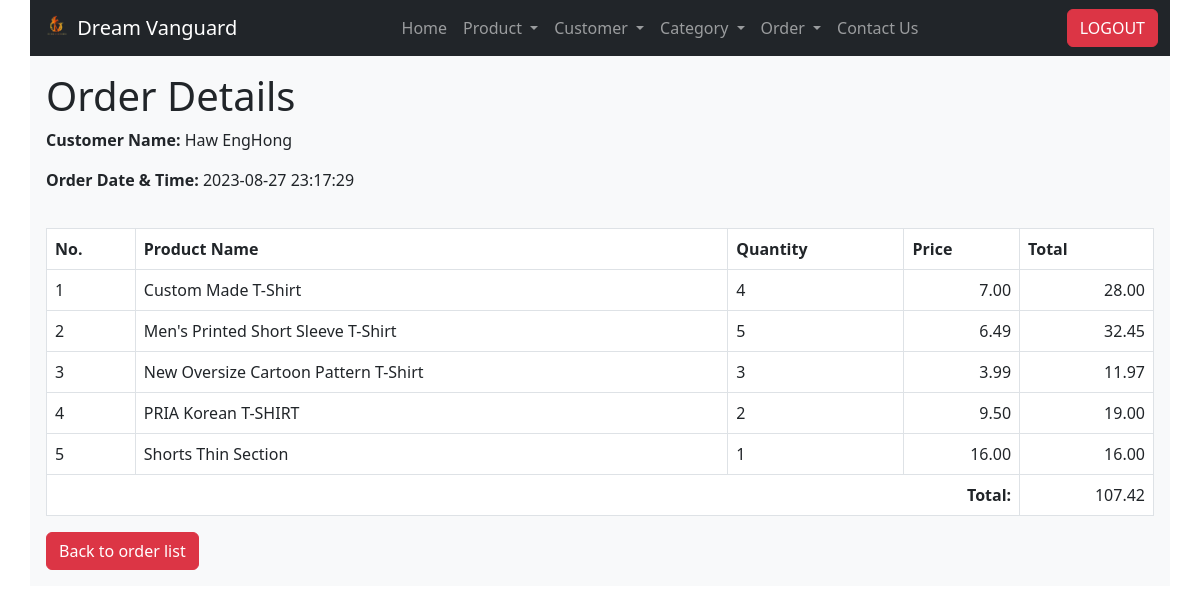
Screenshot of /order_read_one.php?id=101 (signed in) with the database file from the repository.
### tables this page shows
CREATE TABLE IF NOT EXISTS `order_summary` (
  `id` int NOT NULL AUTO_INCREMENT,
  `customer_id` int NOT NULL,
  `order_date` datetime NOT NULL,
  PRIMARY KEY (`id`)
);

CREATE TABLE IF NOT EXISTS `order_details` (
  `id` int NOT NULL AUTO_INCREMENT,
  `order_id` int NOT NULL,
  `product_id` int NOT NULL,
  `quantity` int NOT NULL,
  PRIMARY KEY (`id`),
  KEY `order_id` (`order_id`)
);

CREATE TABLE IF NOT EXISTS `products` (
  `id` int NOT NULL AUTO_INCREMENT,
  `name` varchar(128) NOT NULL,
  `description` text NOT NULL,
  `price` double NOT NULL,
  `created` datetime NOT NULL,
  `modified` timestamp NOT NULL DEFAULT CURRENT_TIMESTAMP ON UPDATE CURRENT_TIMESTAMP,
  `promotion_price` decimal(10,2) DEFAULT NULL,
  `manufacture_date` date DEFAULT NULL,
  `expired_date` date DEFAULT NULL,
  `category_id` int DEFAULT NULL,
  `image` varchar(255) NOT NULL,
  PRIMARY KEY (`id`)
);

### order_read_one.php (the view, shortened to what this page needs)
<!DOCTYPE HTML>
<html>
<head>
    <link href="https://cdn.jsdelivr.net/npm/bootstrap@5.3.0/dist/css/bootstrap.min.css" rel="stylesheet">
</head>
<body>
    <div class="container p-0 bg-light">
        <?php include 'includes/navbar.php'; ?>
        <div class="page-header p-3 pb-1">
            <h1>Order Details</h1>
            <?php
            include 'config/database.php';
            $id = isset($_GET['id']) ? $_GET['id'] : die('ERROR: Record ID not found.');
            $orderInfoQuery = "SELECT CONCAT(customers.first_name, ' ', customers.last_name) AS full_name, order_summary.order_date FROM order_summary INNER JOIN customers ON order_summary.customer_id = customers.id WHERE order_summary.id = :id";
            $orderInfoStmt = $con->prepare($orderInfoQuery);
            $orderInfoStmt->bindParam(":id", $id);
            $orderInfoStmt->execute();
            $orderInfoRow = $orderInfoStmt->fetch(PDO::FETCH_ASSOC);
            echo "<p><strong>Customer Name:</strong> {$orderInfoRow['full_name']}</p>";
            echo "<p><strong>Order Date & Time:</strong> {$orderInfoRow['order_date']}</p>";
            ?>
        </div>
        <?php
        $query = "SELECT order_details.id, products.name, order_details.quantity, products.price, products.promotion_price FROM order_details INNER JOIN products ON order_details.product_id = products.id WHERE order_details.order_id =:id";
        $stmt = $con->prepare($query);
        $stmt->bindParam(":id", $id);
        $stmt->execute();
        $num = $stmt->rowCount();
        if ($num > 0) {
            echo "<div class='p-3'>";
            echo "<table class='table table-hover table-responsive table-bordered'>";
            echo "<tr>";
            echo "<th>No.</th>";
            echo "<th>Product Name</th>";
            echo "<th>Quantity</th>";
            echo "<th>Price</th>";
            echo "<th>Total</th>";
            echo "</tr>";
            $totalPrice = 0;
            $counter = 1;
            while ($row = $stmt->fetch(PDO::FETCH_ASSOC)) {
                extract($row);
                $productPrice = (!empty($promotion_price) && $promotion_price != 0) ? $promotion_price : $price;
                $subtotal = $quantity * $productPrice;
                $totalPrice += $subtotal;
                echo "<tr>";
                echo "<td>{$counter}</td>";
                echo "<td>{$name}</td>";
                echo "<td>{$quantity}</td>";
                echo "<td class='text-end'>";
                if (!empty($promotion_price) && $promotion_price != 0) {
                    echo "<div class='text-decoration-line-through'>" . number_format($price, 2) . "</div>";
                    echo number_format($promotion_price, 2);
                } else {
                    echo number_format($price, 2);
                }
                echo "</td>";
                echo "<td class='text-end'>" . number_format($subtotal, 2) . "</td>";
                echo "</tr>";
                $counter++;
            }
            echo "<tr>";
            echo "<td colspan='4' class='text-end'><strong>Total:</strong></td>";
            echo "<td class='text-end'>" . number_format($totalPrice, 2) . "</td>";
            echo "</tr>";
            echo "</table>";
            echo "<a href='order_read.php' class='btn btn-danger'>Back to order list</a>";
            echo "</div>";
        } else {
            echo '<div class="p-3">
                    <div class="alert alert-danger">No records found.</div>
                </div>';
        }
        ?>
    </div>
</body>
</html>

### includes/navbar.php (style rules this page uses)
a { text-decoration: none; color: black; }

### rows the page displays
order_summary: order_date "2023-08-27 23:17:29"
order_details: product.name "Custom Made T-Shirt", quantity "4", product.price "7.00", quantity.price "28.00"
order_details: product.name "Men's Printed Short Sleeve T-Shirt", quantity "5", product.price "6.49", quantity.price "32.45"
order_details: product.name "New Oversize Cartoon Pattern T-Shirt", quantity "3", product.price "3.99", quantity.price "11.97"
order_details: product.name "PRIA Korean T-SHIRT", quantity "2", product.price "9.50", quantity.price "19.00"
order_details: product.name "Shorts Thin Section", quantity "1", product.price "16.00", quantity.price "16.00"

### other values shown
$orderInfoRow['full_name'] "Haw EngHong"
$totalPrice "107.42"
